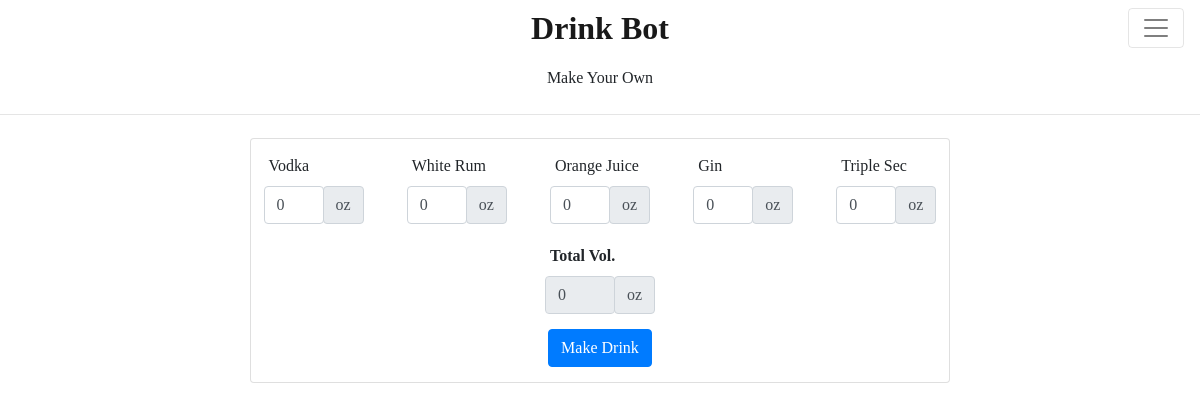
The app's page /make-your-own/, older data.
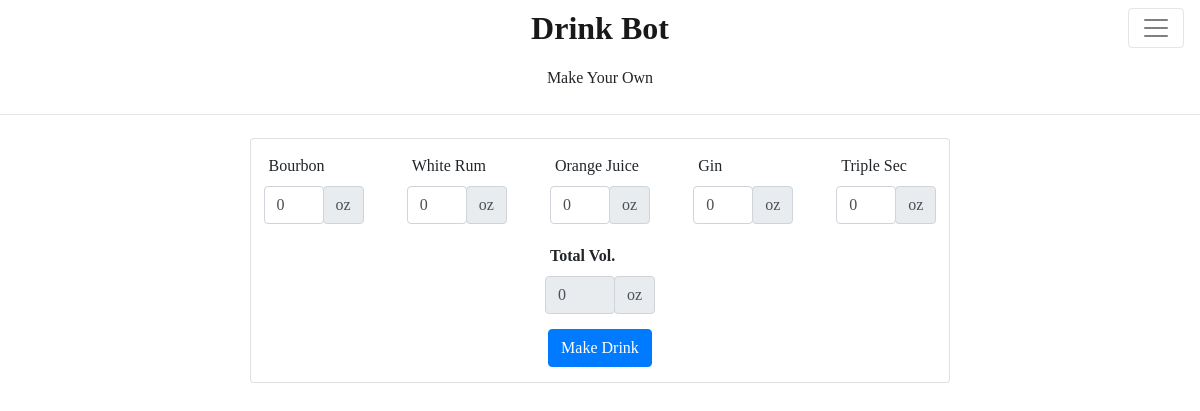
The same page, newer data.
### drink_app/models.py (models this page shows)
class Pump(models.Model):
    name = models.CharField(max_length=100)
    ingredient = models.CharField(max_length=100)
    def __str__(self):
        return self.name

### drink_app/views.py (the view)
# urls.py: path('make-your-own/', views.make_your_own, name='drink-make-your-own'),
def make_your_own(request):
    form = MakeYourOwn()
    context = {
        'make_your_own': form
        }
    if request.method == 'POST':
        form = MakeYourOwn(request.POST)
        if form.is_valid():
            choice = [form.cleaned_data]
            print(choice)
            messages.success(request, 'Drink Sent to Barbot')
            return redirect('drink-make-your-own')
        else:
            print(form.errors)
            context['make_your_own_errors'] = "Ensure the Total Vol. field is between 1 and 8"
    else:
        form = MakeYourOwn()
    return render(request,'drink_app/make_your_own.html', context)

### drink_app/forms.py
class MakeYourOwn(forms.Form):
    total = forms.FloatField(label='Total Vol.',
                             initial=0,
                             max_value=8,
                             min_value=1,
                             widget=forms.NumberInput(attrs={'style': 'max-width:70px;','class':'total_field form-control'}))
    def __init__(self, *args, **kwargs):
        super(MakeYourOwn, self).__init__(*args, **kwargs)
        for i, q in enumerate(Pump.objects.all()):
            self.fields[f"field_{i}_{q}"] = forms.FloatField(label=q.ingredient.title(),
                                                           initial=0,
                                                           max_value=8,
                                                           min_value=0,
                                                           widget=forms.NumberInput(attrs={'style': 'max-width:60px;','class': 'field_to_sum form-control'}))
        self.fields['total'].widget.attrs['readonly'] = True

### drink_app/templates/drink_app/make_your_own.html (shortened to what this page needs)
{% extends "drink_app/base.html" %}
{% block content %}
    <div class="intro-sec">
        <div class="home-heading-div">
            <p class="paragraph1">Make Your Own</p>
        </div>
    </div>
    <hr class="my-2">
    <div class="home-heading-div">
        <div class="card marg-top">
            <form class="form-whole" method="post">
                <fieldset>
                    <div class="form_grid">
                        {% for field in make_your_own %}
                            {% if field.name != 'total' %}
                            <div class="form-field">
                                <label>{{ field.label }}</label>
                                <div class="form-row">{{ field }} <div class="input-group-append"><span class="input-group-text" id="basic-addon2">oz</span></div>
                                </div>
                            </div>
                            {% endif %}
                        {% endfor %}
                    </div>
                </fieldset>
                <div class="form-field marg-top">
                    <label><b>{{ make_your_own.total.label }}</b></label>
                    <div class="form-row">{{ make_your_own.total }} <div class="input-group-append"><span class="input-group-text" id="basic-addon2">oz</span></div>
                    </div>
                </div>
                <button type="submit" class="btn btn-primary make_drink_btn marg-bot">Make Drink</button>
            </form>
        </div>
    </div>
{% endblock %}

Row changes from the older to the newer data that the page shows:
changed Pump: label "Vodka" → "Bourbon"
